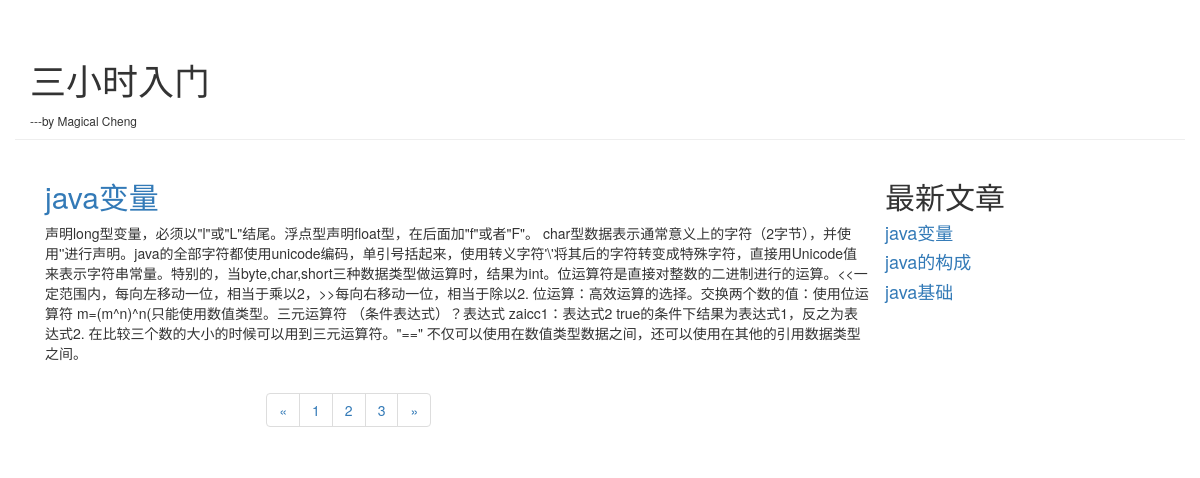
The app's page /blog/index?page=3 with its own data.
### blog/models.py (models this page shows, shortened)
class Article(models.Model):
    article_id=models.AutoField(primary_key=True)
    title=models.TextField()
    brief_content=models.TextField()
    content=models.TextField()
    publish_data=models.DateTimeField(auto_now=True)

### blog/views.py (the view)
# urls.py: path('index',blog.views.get_index_page),
def get_index_page(request):
    page=request.GET.get('page')
    if page:
        page=int(page)
    else:
        page=1
    print("page:",page)
    all_article=Article.objects.all()
    top_article=Article.objects.order_by("-publish_data")[:]
    paginator=Paginator(all_article,1)
    page_num=paginator.num_pages
    print('num:',paginator.num_pages)
    page_list=paginator.page(page)
    if page_list.has_next():
        next_page=page+1
    else:
        next_page=page
    if page_list.has_previous():
        previous_page=page-1
    else:
        previous_page=page
    return render(request,"blog/index.html",
                  {
        'article_list':page_list,
        'page_num':range(1,page_num+1),
        'curr_page':page,
        'next_page':next_page,
        'previous_page':previous_page,
        'top_article':top_article
    })

### blog/templates/blog/index.html (shortened to what this page needs)
<!DOCTYPE html>
<html lang="en">
<head>
    <link rel="stylesheet" href="https://cdn.jsdelivr.net/npm/bootstrap@3.3.7/dist/css/bootstrap.min.css">
</head>
<body>
<div class="container page-header">
    <h1>三小时入门</h1>
    <small>---by Magical Cheng</small>
</div>
<div class="container page-body">
    <div class="col-md-9" role="main">
        <div class="body-main">
            {% for article in article_list %}
            <div>
                <h2><a href="/blog/curr/{{article.article_id}}">{{article.title}}</a></h2>
                <p>{{article.content}}</p>
            </div>
            {% endfor %}
        </div>
        <div class="body-footer">
            <div class="col-md-4 col-md-offset-3">
            <nav aria-label="Page navigation">
                <ul class="pagination">
                    <li>
                        <a href="/blog/index?page={{previous_page}}" aria-label="Previous">
                            <span aria-hidden="true">&laquo;</span>
                        </a>
                    </li>
                    {% for num in page_num %}
                    <li><a href="/blog/index?page={{num}}">{{num}}</a></li>
                    {% endfor %}
                    <li>
                        <a href="/blog/index?page={{next_page}}" aria-label="Next">
                            <span aria-hidden="true">&raquo;</span>
                        </a>
                    </li>
                </ul>
            </nav>
            </div>
        </div>
    </div>
    <div class=col-md-3" role="complementary">
        <div>
            <h2>最新文章</h2>
            {% for article in top_article %}
            <h4><a href="/blog/curr/{{article.article_id}}">{{article.title}}</a></h4>
            {% endfor %}
        </div>
    </div>
</div>
</body>
</html>

### records on screen
Article: title "java变量", content "声明long型变量，必须以\"l\"或\"L\"结尾。浮点型声明float型，在后面加\"f\"或者\"F\"。 char型数据表示通常意义上的字符（2字节），并使用''进行声明。java的全部字符都使用unicode编码，单引号括起来，使用转义字符'\\'将其后的字符转变成特殊字符，直接用Unicode值来表示字符串常量。特别的，当byte,char,short三种数据类型做运算时，结果为int。位运算符是直接对整数的二进制进行的运算。<<一定范围内，每向左移动一位，相当于乘以2，>>每向右移动一位，相当于除以2. 位运算：高效运算的选择。交换两个数的值：使用位运算符 m=(m^n)^n(只能使用数值类型。三元运算符 （条件表达式）？表达式 zaicc1：表达式2 true的条件下结果为表达式1，反之为表达式2. 在比较三个数的大小的时候可以用到三元运算符。\"==\" 不仅可以使用在数值类型数据之间，还可以使用在其他的引用数据类型之间。"
Article: title "java的构成"
Article: title "java基础"

### other values on screen
{{ num }} "1" "2" "3"
